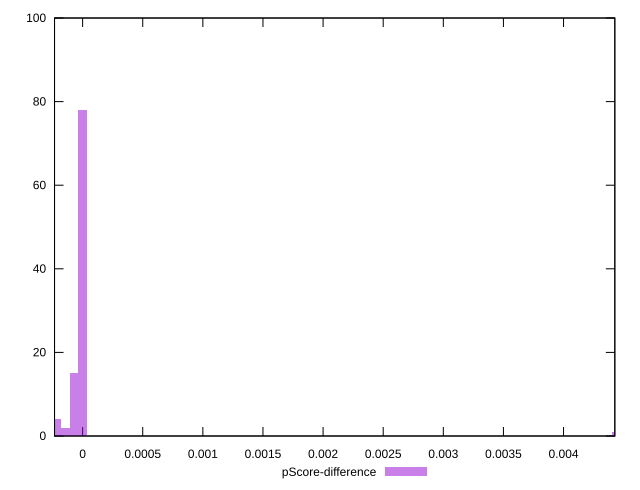

Recreate this plot in gnuplot.
reset

$pScoreDifference <<EOF
0.004440674836123448 1
0 78
-0.00007048690216068965 15
-0.00021146070648206893 4
-0.0001409738043213793 2
EOF

set key outside below
set boxwidth 0.00007048690216068965
set xrange [-0.00023362953381900198:0.004426532654649096]
set yrange [0:100]
set trange [0:100]
set style fill transparent solid 0.5 noborder
set terminal svg size 640, 490 enhanced background rgb 'white'
set output "reports/report_00033_2021-03-01T14-23-16.841Z/estimated-input-latency/samples/astro/pScore-difference/histogram.svg"

plot $pScoreDifference title "pScore-difference" with boxes

reset
